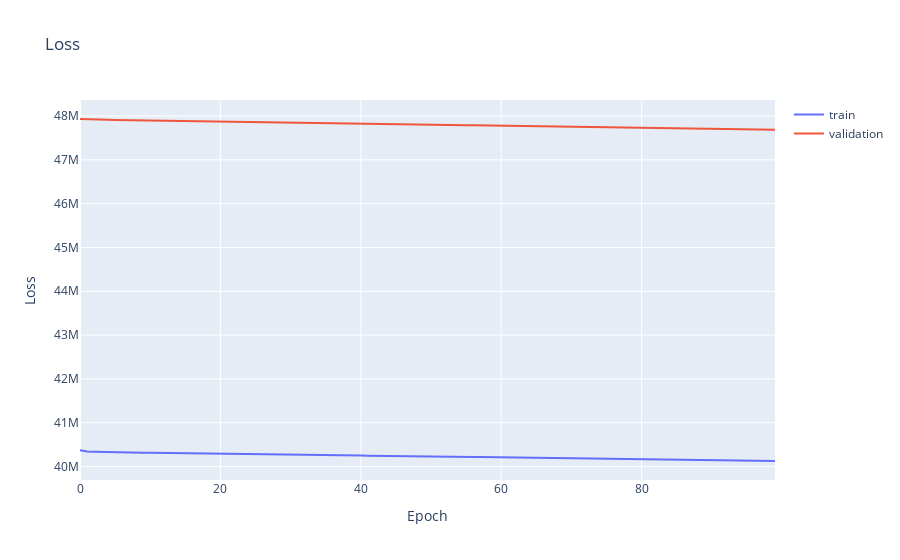

The cell this chart's notebook holds for it:
### Code cell
# plot loss
fig = go.Figure()
fig.add_trace(go.Scatter(y=history.history['loss'], mode='lines', name='train'))
fig.add_trace(go.Scatter(y=history.history['val_loss'], mode='lines', name='validation'))
fig.update_layout(title='Loss', xaxis_title='Epoch', yaxis_title='Loss')
fig.show()
